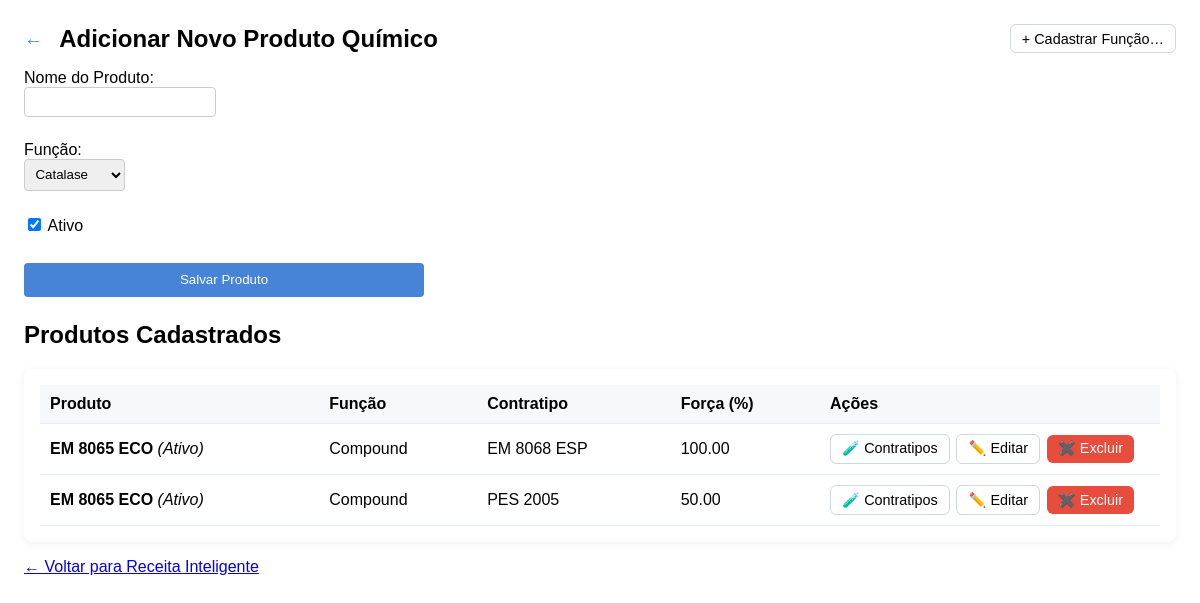
Page /cadastro_produto on the committed database.
### app_flask.py (models this page shows, shortened)
class Produto(db.Model):
    __tablename__ = 'produtos'
    id = db.Column(db.Integer, primary_key=True)
    nome = db.Column(db.String(120), unique=True, nullable=False, index=True)
    funcao = db.Column(db.String(120), nullable=False)
    ativo = db.Column(db.Boolean, default=True, nullable=False)
    criado_em = db.Column(db.DateTime, server_default=db.func.now(), nullable=False)
    atualizado_em = db.Column(db.DateTime, onupdate=db.func.now(), default=db.func.now(), nullable=False)
    contratipos = db.relationship(
        'ProdutoContratipo',
        backref='produto',
        cascade="all, delete-orphan",
        lazy='selectin'
    )

class ProdutoContratipo(db.Model):
    __tablename__ = 'produto_contratipos'
    id = db.Column(db.Integer, primary_key=True)
    produto_id = db.Column(db.Integer, db.ForeignKey('produtos.id', ondelete='CASCADE'), nullable=False)
    nome = db.Column(db.String(120), nullable=False)        # nome do contratipo
    forca_pct = db.Column(db.Numeric(5, 2), nullable=False) # força em %
    ativo = db.Column(db.Boolean, default=True, nullable=False)
    criado_em = db.Column(db.DateTime, server_default=db.func.now(), nullable=False)
    atualizado_em = db.Column(db.DateTime, onupdate=db.func.now(), default=db.func.now(), nullable=False)
    __table_args__ = (
        UniqueConstraint('produto_id', 'nome', name='uix_contratipo_por_produto_nome'),
    )

### app_flask.py (the view, shortened to what this page needs)
@app.route('/cadastro_produto', methods=['GET', 'POST'])
def cadastro_produto():
    produtos = (Produto.query
                .options(selectinload(Produto.contratipos))
                .order_by(Produto.nome.asc())
                .all())
    return render_template('cadastro_produto.html', produtos=produtos)

### app_flask.py (called while the page is built)
@app.before_request
def init_session():
    session.setdefault('etapas', [])
    session.setdefault('receita', [])
    session.setdefault('titulo', 'Gráficos de Tingimento')

### templates/cadastro_produto.html (shortened to what this page needs)
<!DOCTYPE html>
<html lang="pt-br">
  <head>
  </head>
  <body>
    <div class="header">
      <div class="header-left">
        <a href="{{ url_for('receita_inteligente_view') }}" class="back-link" title="Voltar">←</a>
        <h2 id="form-title" style="margin:0;">Adicionar Novo Produto Químico</h2>
      </div>
      <button id="btn-cad-funcao" class="btn">+ Cadastrar Função…</button>
    </div>
    <form method="post" id="produto-form">
      <label>
        Nome do Produto:<br />
        <input type="text" name="nome" id="produto-nome" required />
      </label>
      <label>
        Função:<br />
        <select name="funcao" id="produto-funcao" required>
        </select>
      </label>
      <div class="row" style="margin-bottom: 1rem;">
        <label>
          <input type="checkbox" name="ativo" id="produto-ativo" checked />
          Ativo
        </label>
      </div>
      <button type="submit">Salvar Produto</button>
    </form>
    <h2>Produtos Cadastrados</h2>
    <div class="card">
      {% if produtos %}
        <table>
          <thead>
            <tr>
              <th>Produto</th>
              <th>Função</th>
              <th>Contratipo</th>
              <th>Força (%)</th>
              <th style="width: 320px;">Ações</th>
            </tr>
          </thead>
          <tbody>
            {% for p in produtos %}
              {% if p.contratipos %}
                {% for c in p.contratipos %}
                  <tr data-id="{{ p.id }}">
                    <td><strong>{{ p.nome }}</strong> <em>({{ 'Ativo' if p.ativo else 'Inativo' }})</em></td>
                    <td>{{ p.funcao }}</td>
                    <td>{{ c.nome }}</td>
                    <td>{{ '%.2f'|format(c.forca_pct) }}</td>
                    <td>
                      <div class="actions">
                        <button type="button" class="btn btn-contratipos" data-id="{{ p.id }}" data-nome="{{ p.nome }}">🧪 Contratipos</button>
                        <button type="button" class="btn btn-edit">✏️ Editar</button>
                        <button type="button" class="btn btn-danger"
                          onclick="if(confirm('Tem certeza que deseja excluir este produto?')) { document.getElementById('form-del-{{ p.id }}').submit(); }">
                          ✖️ Excluir
                        </button>
                      </div>
                    </td>
                  </tr>
                {% endfor %}
              {% endif %}
            {% endfor %}
          </tbody>
        </table>
      {% else %}
        <p>(Nenhum produto cadastrado.)</p>
      {% endif %}
    </div>
    <p><a href="{{ url_for('receita_inteligente_view') }}">← Voltar para Receita Inteligente</a></p>
  </body>
</html>

### templates/cadastro_produto.html (style rules this page uses)
body { font-family: Tahoma, sans-serif; padding: 1rem; }
h2 { margin-top: 0; }
form { display: flex; flex-direction: column; max-width: 400px; margin-bottom: 1.5rem; }
label { margin-bottom: .5rem; }
input, select { padding: .4rem; margin-bottom: 1rem; border: 1px solid #ccc; border-radius: 4px; }
.row { display: flex; align-items: center; gap: .5rem; }
.row label { margin: 0; }
button[type="submit"] { padding: .6rem; background: #4783d7; color: #fff; border: none; border-radius: 4px; cursor: pointer; }
.card { background:#fff; border-radius:8px; padding:16px; box-shadow:0 2px 10px rgba(0,0,0,.06); }
table { width: 100%; border-collapse: collapse; }
th, td { padding: 10px; border-bottom: 1px solid #e6ebf2; text-align: left; vertical-align: middle; }
thead th { background: #f6f8fb; }
.actions { display: inline-flex; gap: .4rem; align-items: center; }
.btn { background: #fff; border: 1px solid #d0d7e1; border-radius: 6px; padding: .35rem .7rem; cursor: pointer; font-size: 0.9rem; }
.btn-danger { background:#e74c3c; color:#fff; border:none; }
.header { display: flex; align-items: center; justify-content: space-between; gap: 1rem; margin-bottom: 1rem; }
.header-left { display:flex; align-items:center; gap:1rem; }
.back-link { text-decoration: none; font-size: 1.2rem; color: #4783d7; }

### rows in the picture
Produto: nome "EM 8065 ECO", ativo "Ativo", funcao "Compound"
ProdutoContratipo: nome "EM 8068 ESP", forca_pct "100.00"
ProdutoContratipo: nome "PES 2005", forca_pct "50.00"
